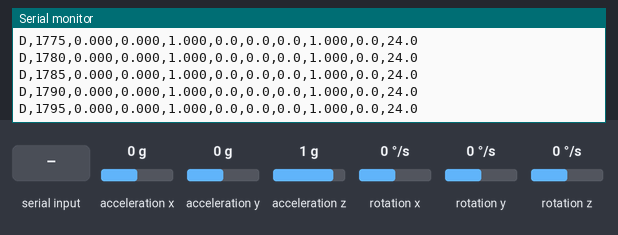
This sketch was run on a simulated ESP32-C3. Shown: the last lines printed to the serial monitor. Wiring (inferred from the names in the program): MPU-9250 motion sensor at I2C address 0x68. The inputs (shaded band) are chosen by the test bench; at power-on: acceleration x 0 g, acceleration y 0 g, rotation x 0 °/s, acceleration z 1 g, rotation y 0 °/s, rotation z 0 °/s.

Above: at 1.8 s.
1.9 s: "r" received over Serial
4.1 s: "s" received over Serial
5.6 s: acceleration x set to -1.4 g
At 6.3 s:
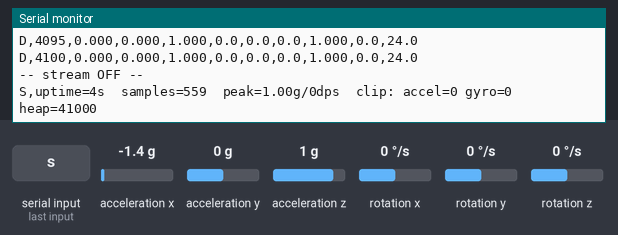
7.1 s: "s" received over Serial
At 7.9 s:
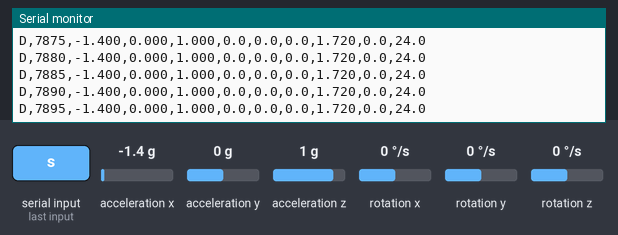
8.6 s: acceleration y set to -1.4 g
At 9.1 s:
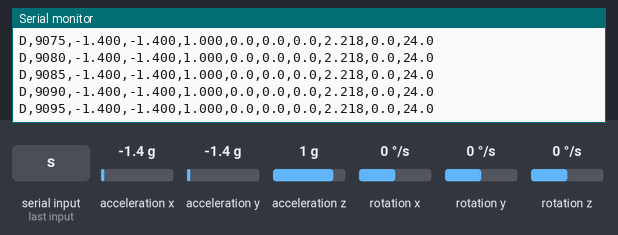
10.1 s: rotation x set to -192 °/s
At 11.0 s:
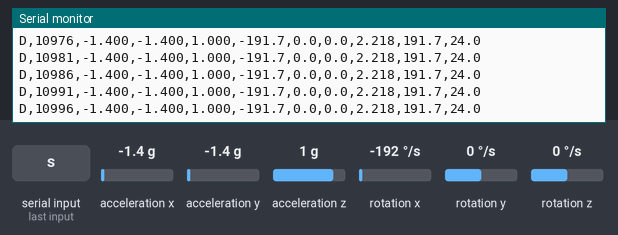
Timing chart, 0 to 13.1 s (numbered marks = the images above; inputs shaded):
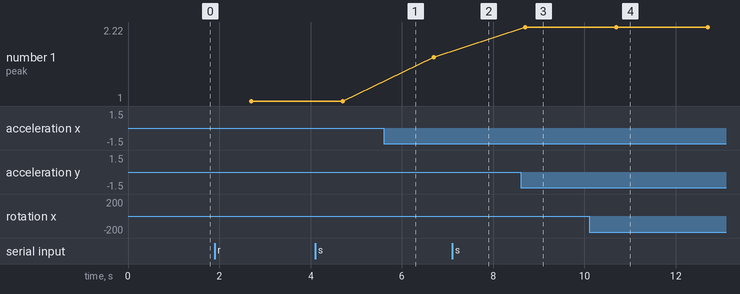

The sketch:

phase0_bringup.ino
```cpp
/*
 * Air Table Tennis — Phase 0: bring-up and sanity check.
 *
 * This sketch is NOT the game. Its only job is to answer four questions before
 * a single line of game code gets written:
 *
 *   1. What board is this really? (chip, flash, MAC)
 *   2. Is the MPU-6050 wired correctly and talking? (I2C scan + WHO_AM_I)
 *   3. Do the sensor ranges survive a real swing, or do they clip?
 *   4. Does the powerbank keep the ESP32 alive, or cut out when idle?
 *
 * Question 3 is the important one. The reference project runs the MPU at its
 * default +/-2 g and +/-250 dps, which a genuine wrist swing blows straight
 * through — the sensor pins at its rail and the data is a flat line exactly
 * during the moment the game cares about. We configure +/-8 g and +/-2000 dps
 * and then explicitly count clipped samples so we can prove it.
 *
 * Serial: 115200 baud.
 *   Streams CSV at 200 Hz for tools/scope.py, and prints a summary every 2 s.
 *   Send 'r' to reset the peak/clip counters, 's' to toggle the CSV stream.
 */

#include <Wire.h>
#include <esp_system.h>
#include <esp_chip_info.h>
#include <esp_flash.h>
#include <WiFi.h>

// ---------------- pins & I2C ----------------
// Do NOT hardcode GPIO numbers here. Every ESP32 board definition declares its
// own default I2C pins as SDA/SCL, and boards that silkscreen their headers as
// D1/D2/D3 rather than as raw GPIO numbers still map those labels onto the same
// constants. Using them means this sketch is correct on any board, and the
// setup banner prints which physical GPIOs they landed on so we can confirm
// against the silkscreen instead of guessing.
//
// To override (e.g. the sensor is wired somewhere non-default), set these:
#ifndef PIN_SDA_OVERRIDE
  #define PIN_SDA_OVERRIDE  -1
  #define PIN_SCL_OVERRIDE  -1
#endif

static const int PIN_SDA = (PIN_SDA_OVERRIDE >= 0) ? PIN_SDA_OVERRIDE : SDA;
static const int PIN_SCL = (PIN_SCL_OVERRIDE >= 0) ? PIN_SCL_OVERRIDE : SCL;
static const uint32_t I2C_HZ = 400000;

// ---------------- MPU-6050 registers ----------------
static const uint8_t REG_SMPLRT_DIV   = 0x19;
static const uint8_t REG_CONFIG       = 0x1A;
static const uint8_t REG_GYRO_CONFIG  = 0x1B;
static const uint8_t REG_ACCEL_CONFIG = 0x1C;
static const uint8_t REG_ACCEL_XOUT_H = 0x3B;
static const uint8_t REG_PWR_MGMT_1   = 0x6B;
static const uint8_t REG_WHO_AM_I     = 0x75;

// Chosen ranges. See the header comment for why these are not the defaults.
static const uint8_t AFS_SEL = 2;   // 2 -> +/-8 g,     4096 LSB/g
static const uint8_t FS_SEL  = 3;   // 3 -> +/-2000 dps, 16.4 LSB/(deg/s)
static const uint8_t DLPF    = 3;   // 3 -> ~44 Hz accel / 42 Hz gyro, 1 kHz base
static const uint8_t SMPLRT  = 4;   // 1000/(1+4) = 200 Hz

static const float ACCEL_LSB_PER_G   = 4096.0f;
static const float GYRO_LSB_PER_DPS  = 16.4f;

// A raw reading at +/-32767 means the ADC is pinned: the true value is
// somewhere off the top of the scale and we have no idea where.
static const int16_t CLIP_LIMIT = 32000;

static uint8_t  mpuAddr = 0x68;
static bool     mpuOk   = false;
static bool     streaming = true;

// peak / clip tracking
static float    peakG = 0.0f, peakDps = 0.0f;
static uint32_t clipAccel = 0, clipGyro = 0, sampleCount = 0;
static uint32_t lastSummary = 0;
static uint32_t nextSampleUs = 0;
static const uint32_t SAMPLE_INTERVAL_US = 5000;  // 200 Hz

// ---------------- low-level I2C helpers ----------------
static bool wr(uint8_t reg, uint8_t val) {
  Wire.beginTransmission(mpuAddr);
  Wire.write(reg);
  Wire.write(val);
  return Wire.endTransmission() == 0;
}

static bool rd(uint8_t reg, uint8_t *buf, size_t n) {
  Wire.beginTransmission(mpuAddr);
  Wire.write(reg);
  if (Wire.endTransmission(false) != 0) return false;
  if (Wire.requestFrom(mpuAddr, (uint8_t)n, (uint8_t)true) != n) return false;
  for (size_t i = 0; i < n; i++) buf[i] = Wire.read();
  return true;
}

// ---------------- 1. what board is this ----------------
static void reportBoard() {
  esp_chip_info_t chip;
  esp_chip_info(&chip);

  const char *model = "unknown";
  switch (chip.model) {
    case CHIP_ESP32:   model = "ESP32";    break;
    case CHIP_ESP32S2: model = "ESP32-S2"; break;
    case CHIP_ESP32S3: model = "ESP32-S3"; break;
    case CHIP_ESP32C3: model = "ESP32-C3"; break;
    default: break;
  }

  uint32_t flashBytes = 0;
  esp_flash_get_size(NULL, &flashBytes);

  Serial.println();
  Serial.println("=========== BOARD ===========");
  Serial.printf("chip        : %s rev %d, %d core(s)\n", model, chip.revision, chip.cores);
  Serial.printf("features    : %s%s%s\n",
                (chip.features & CHIP_FEATURE_WIFI_BGN) ? "WiFi-bgn " : "",
                (chip.features & CHIP_FEATURE_BT)       ? "BT "       : "",
                (chip.features & CHIP_FEATURE_BLE)      ? "BLE"       : "");
  Serial.printf("flash       : %u bytes (%u MB)\n", flashBytes, flashBytes / (1024 * 1024));
  Serial.printf("free heap   : %u bytes\n", ESP.getFreeHeap());
  Serial.printf("MAC (STA)   : %s\n", WiFi.macAddress().c_str());
  Serial.printf("SDK         : %s\n", ESP.getSdkVersion());
  Serial.printf("I2C pins    : SDA=GPIO%d  SCL=GPIO%d   <- wire the MPU to THESE\n",
                PIN_SDA, PIN_SCL);
  Serial.println("=============================");
  Serial.println("If your board's headers are labelled D1/D2/D3 instead of GPIO");
  Serial.println("numbers, find the two pins whose GPIO numbers match the line");
  Serial.println("above. On most D-labelled ESP32 boards that is D2=SDA, D1=SCL.");

  // The plan assumes 4 MB and the `default` partition scheme, which leaves
  // ~1.5 MB of SPIFFS/LittleFS for the gzipped three.js game. Flag a mismatch
  // now rather than when the filesystem image refuses to fit.
  if (flashBytes < 4 * 1024 * 1024) {
    Serial.println("!! WARNING: under 4 MB of flash. The web build may not fit.");
    Serial.println("!! Revisit the partition scheme in PLAN.md section 10.");
  }
}

// ---------------- 2. is the MPU wired up ----------------
static void i2cScan() {
  Serial.println("\n--- I2C scan ---");
  int found = 0;
  for (uint8_t a = 1; a < 127; a++) {
    Wire.beginTransmission(a);
    if (Wire.endTransmission() == 0) {
      Serial.printf("  device at 0x%02X%s\n", a,
                    (a == 0x68 || a == 0x69) ? "   <- MPU-6050" : "");
      found++;
    }
  }
  if (found == 0) {
    Serial.println("  NOTHING FOUND.");
    Serial.println("  Check: VCC->3V3, GND->GND, SDA->GPIO21, SCL->GPIO22.");
    Serial.println("  A dead-silent bus is almost always power or a swapped SDA/SCL.");
  }
}

static bool mpuInit() {
  uint8_t who = 0;

  // AD0 low gives 0x68, AD0 high or floating gives 0x69. Try both.
  for (uint8_t addr : {(uint8_t)0x68, (uint8_t)0x69}) {
    mpuAddr = addr;
    if (rd(REG_WHO_AM_I, &who, 1)) {
      Serial.printf("\nMPU at 0x%02X, WHO_AM_I = 0x%02X\n", addr, who);
      break;
    }
    who = 0;
  }
  if (who == 0) { Serial.println("\nMPU-6050 not responding."); return false; }

  // WHO_AM_I is 0x68 on a real MPU-6050. Clones (MPU-6500, MPU-9250) report
  // something else but are usually register-compatible enough for this, so
  // warn rather than refuse.
  if (who != 0x68) {
    Serial.printf("note: WHO_AM_I is 0x%02X, not 0x68 — likely a clone. Continuing.\n", who);
  }

  // PLL with X-axis gyro reference is more stable than the internal oscillator.
  if (!wr(REG_PWR_MGMT_1, 0x01)) return false;
  delay(50);
  if (!wr(REG_CONFIG, DLPF)) return false;
  if (!wr(REG_SMPLRT_DIV, SMPLRT)) return false;
  if (!wr(REG_GYRO_CONFIG,  (uint8_t)(FS_SEL  << 3))) return false;
  if (!wr(REG_ACCEL_CONFIG, (uint8_t)(AFS_SEL << 3))) return false;
  delay(50);

  // Read the config back. Writing a register and assuming it took is how you
  // spend an afternoon debugging a filter that was never the problem.
  // SMPLRT_DIV(0x19), CONFIG(0x1A), GYRO_CONFIG(0x1B), ACCEL_CONFIG(0x1C) are
  // contiguous, so one burst read gets all four.
  uint8_t v[4] = {0, 0, 0, 0};
  if (!rd(REG_SMPLRT_DIV, v, 4)) { Serial.println("config read-back failed"); return false; }
  const uint8_t srd = v[0], cfg = v[1], gc = v[2], ac = v[3];

  Serial.println("--- MPU configuration (read back) ---");
  Serial.printf("  DLPF_CFG    : %d  (~44 Hz)\n", cfg & 0x07);
  Serial.printf("  SMPLRT_DIV  : %d  -> %d Hz\n", srd, 1000 / (1 + srd));
  Serial.printf("  FS_SEL      : %d  -> +/-%d dps\n", (gc >> 3) & 3, 250 << ((gc >> 3) & 3));
  Serial.printf("  AFS_SEL     : %d  -> +/-%d g\n",  (ac >> 3) & 3, 2 << ((ac >> 3) & 3));

  bool match = ((cfg & 7) == DLPF) && (srd == SMPLRT) &&
               (((gc >> 3) & 3) == FS_SEL) && (((ac >> 3) & 3) == AFS_SEL);
  Serial.println(match ? "  config verified OK" : "  !! CONFIG MISMATCH — writes did not stick");
  return match;
}

// ---------------- 3. does a real swing clip ----------------
static void sampleOnce() {
  uint8_t b[14];
  if (!rd(REG_ACCEL_XOUT_H, b, 14)) return;

  int16_t ax = (int16_t)(b[0]  << 8 | b[1]);
  int16_t ay = (int16_t)(b[2]  << 8 | b[3]);
  int16_t az = (int16_t)(b[4]  << 8 | b[5]);
  int16_t tR = (int16_t)(b[6]  << 8 | b[7]);
  int16_t gx = (int16_t)(b[8]  << 8 | b[9]);
  int16_t gy = (int16_t)(b[10] << 8 | b[11]);
  int16_t gz = (int16_t)(b[12] << 8 | b[13]);

  if (abs(ax) > CLIP_LIMIT || abs(ay) > CLIP_LIMIT || abs(az) > CLIP_LIMIT) clipAccel++;
  if (abs(gx) > CLIP_LIMIT || abs(gy) > CLIP_LIMIT || abs(gz) > CLIP_LIMIT) clipGyro++;

  float axg = ax / ACCEL_LSB_PER_G,  ayg = ay / ACCEL_LSB_PER_G,  azg = az / ACCEL_LSB_PER_G;
  float gxd = gx / GYRO_LSB_PER_DPS, gyd = gy / GYRO_LSB_PER_DPS, gzd = gz / GYRO_LSB_PER_DPS;
  float tempC = tR / 340.0f + 36.53f;

  float aMag = sqrtf(axg * axg + ayg * ayg + azg * azg);
  float gMag = sqrtf(gxd * gxd + gyd * gyd + gzd * gzd);
  if (aMag > peakG)   peakG   = aMag;
  if (gMag > peakDps) peakDps = gMag;
  sampleCount++;

  // CSV for tools/scope.py: t_ms,ax,ay,az,gx,gy,gz,aMag,gMag,tempC
  if (streaming) {
    Serial.printf("D,%lu,%.3f,%.3f,%.3f,%.1f,%.1f,%.1f,%.3f,%.1f,%.1f\n",
                  millis(), axg, ayg, azg, gxd, gyd, gzd, aMag, gMag, tempC);
  }
}

static void summary() {
  Serial.printf("S,uptime=%lus  samples=%lu  peak=%.2fg/%.0fdps  clip: accel=%lu gyro=%lu  heap=%u\n",
                millis() / 1000, sampleCount, peakG, peakDps, clipAccel, clipGyro, ESP.getFreeHeap());

  if (clipAccel || clipGyro) {
    Serial.println("!! CLIPPING DETECTED — the sensor is pinned at its rail during swings.");
    Serial.println("!! Raise AFS_SEL/FS_SEL. Swing data is unusable while this is nonzero.");
  }
}

void setup() {
  Serial.begin(115200);
  delay(400);
  Serial.println("\n\n### Air TT — Phase 0 bring-up ###");

  reportBoard();

  Wire.begin(PIN_SDA, PIN_SCL, I2C_HZ);
  delay(100);
  i2cScan();
  mpuOk = mpuInit();

  if (mpuOk) {
    Serial.println("\nStreaming at 200 Hz. Commands: 'r' reset peaks, 's' toggle stream.");
    Serial.println("\n>>> NOW: hold it still 3 s, then swing as hard as you will in a game.");
    Serial.println(">>> Phase 0 passes when peak g and dps look real AND clip counts stay 0.\n");
  } else {
    Serial.println("\nMPU init failed — fix the wiring before going further.");
  }
  lastSummary  = millis();
  nextSampleUs = micros();
}

void loop() {
  if (Serial.available()) {
    char c = Serial.read();
    if (c == 'r') {
      peakG = peakDps = 0; clipAccel = clipGyro = sampleCount = 0;
      Serial.println("-- peaks and clip counters reset --");
    } else if (c == 's') {
      streaming = !streaming;
      Serial.printf("-- stream %s --\n", streaming ? "ON" : "OFF");
    }
  }

  if (!mpuOk) { delay(1000); return; }

  // Fixed-cadence sampling off micros(), not delay(). The fusion filter in
  // Phase 1 needs a dt it can trust, so the habit starts here.
  uint32_t now = micros();
  if ((int32_t)(now - nextSampleUs) >= 0) {
    nextSampleUs += SAMPLE_INTERVAL_US;
    // If we fell badly behind (serial backpressure), resync rather than
    // spin trying to catch up on a backlog of stale slots.
    if ((int32_t)(micros() - nextSampleUs) > (int32_t)(SAMPLE_INTERVAL_US * 4)) {
      nextSampleUs = micros() + SAMPLE_INTERVAL_US;
    }
    sampleOnce();
  }

  if (millis() - lastSummary >= 2000) {
    lastSummary = millis();
    summary();
  }
}
```

Measured:
- after the input at 7.1 s, the serial monitor: prints a new line at once (image 2)
